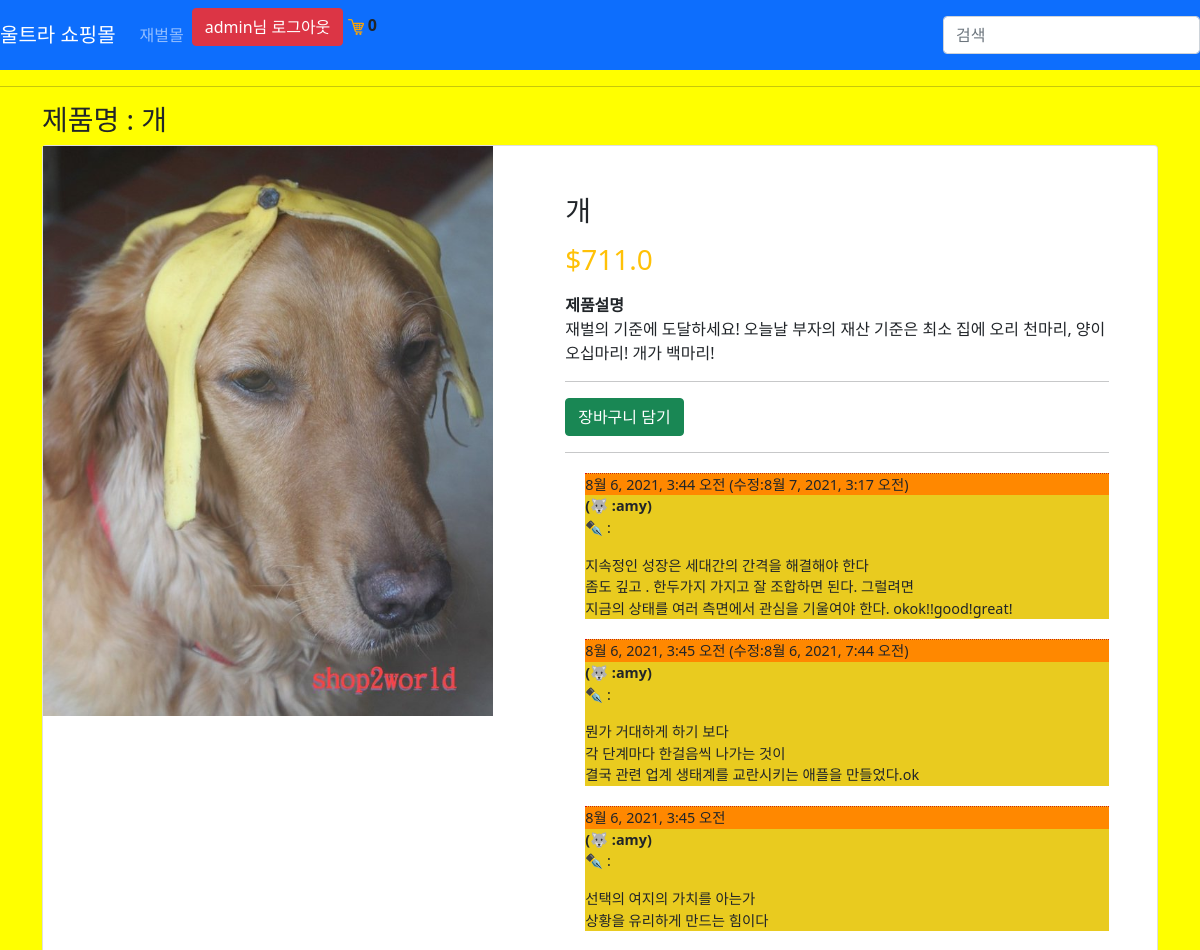
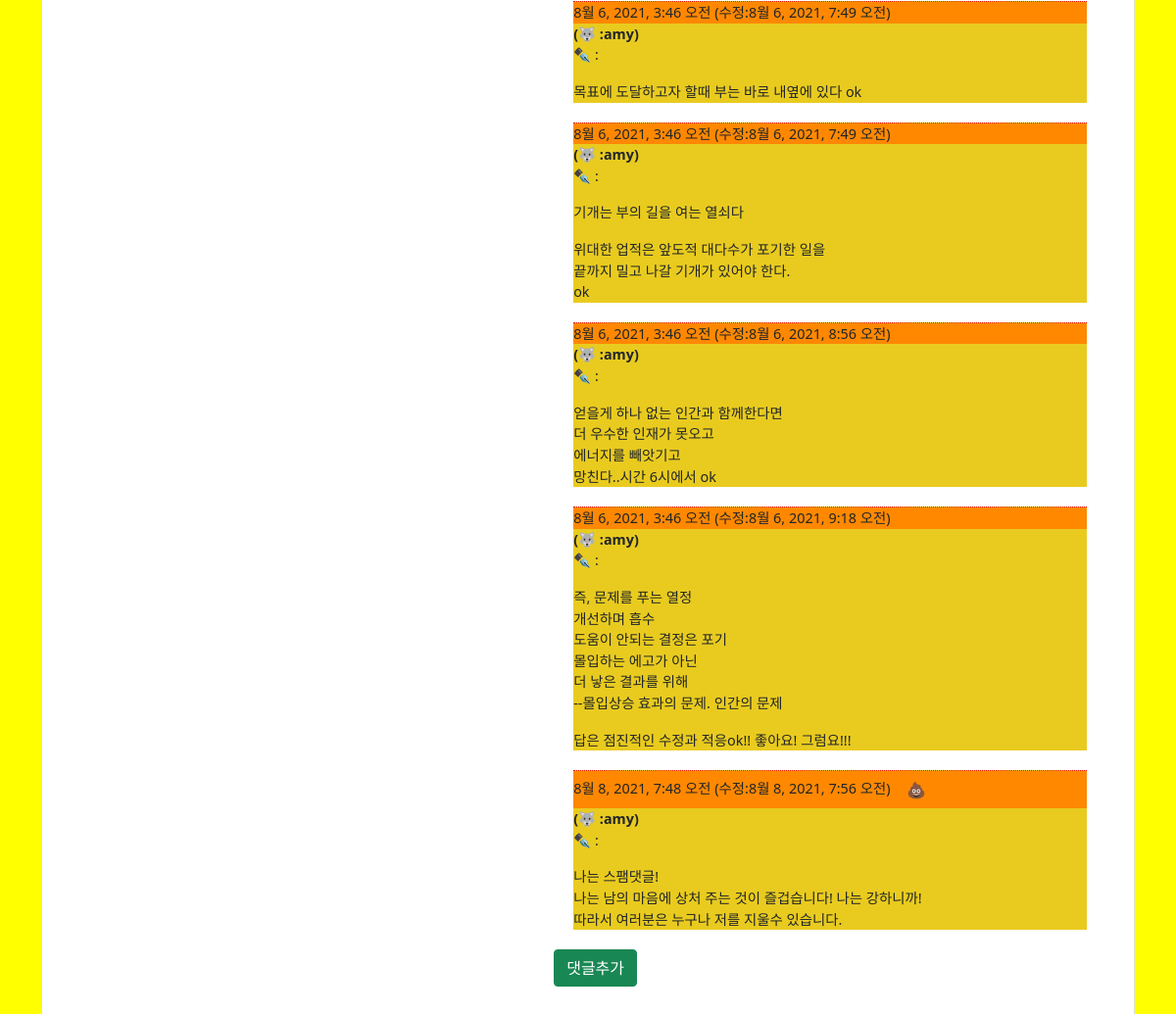
The page /product/1/ (signed in) on the database its author committed (2 pictures, top to bottom).
### store/models.py (models this page shows, shortened)
class Order(models.Model):
    customer = models.ForeignKey(
        Customer, on_delete=models.SET_NULL, blank=True, null=True)
    dated_ordered = models.DateTimeField(auto_now_add=True)
    complete = models.BooleanField(default=False, null=True, blank=True)
    transation_id = models.CharField(max_length=200, null=True)
    def get_cart_items(self):
        orderitems = self.orderitem_set.all()
        total = sum([item.quantity for item in orderitems])
        return total

class Product(models.Model):
    name = models.CharField(max_length=200)
    description = models.CharField(max_length=200)
    price = models.FloatField()
    digital = models.BooleanField(default=False, null=True, blank=True)
    image = models.ImageField(null=True, blank=True)
    @property
    def imageURL(self):
        try:
            url = self.image.url
        except:
            url = ''
        return url

class Comment(models.Model):
    product = models.ForeignKey(Product, related_name='comments', on_delete=models.CASCADE )
    author = models.ForeignKey(User, on_delete=models.CASCADE)
    text = models.TextField()
    created_date = models.DateTimeField(default=timezone.now)
    modify_date = models.DateTimeField(null=True, blank=True)
    approved_comment = models.BooleanField(default=True)

### store/views.py (the view)
# urls.py: path('product/<int:pk>/', views.ProductDetailView.as_view(), name="product_detail"),
class ProductDetailView(DetailView):
    template_name = "store/product_detail.html"
    queryset = Product.objects.all()
    def get_context_data(self, **kwargs):
        context = super().get_context_data(**kwargs)
        Data = 장바구니데이타(self.request)
        cartItems = Data['cartItems']
        context['cartItems'] = cartItems
        return context

### store/쿠키처리.py (called while the page is built)
def 장바구니데이타(request):
    if request.user.is_authenticated:
        customer = request.user.customer
        order, created = Order.objects.get_or_create(customer=customer, complete=False)
        items = order.orderitem_set.all()
        cartItems = order.get_cart_items
    else:
        CookieData = 쿠키장바구니(request)
        cartItems = CookieData['cartItems']
        order = CookieData['order']
        items = CookieData['items']
    return{'items': items, 'order':order, 'cartItems': cartItems}

### store/templates/store/product_detail.html (shortened to what this page needs)
{% extends 'store/메인.html'%}
{% load static %}
{% block content %}
<h3>제품명 : {{ product.name }}</h3>
<div class="card">
	<div class="row">
		<aside class="col-sm-5 border-right">
      <article class="gallery-wrap">
      <div class="img-big-wrap">
        <div> <a href="#"><img src="{{ product.imageURL }}" class="img-fluid"></a></div>
      </div>
      </article>
          </aside>
          <aside class="col-sm-7">
      <article class="card-body p-5">
        <h3 class="title mb-3">{{ product.name }}</h3>
      <p class="price-detail-wrap">
        <span class="price h3 text-warning">
          <span class="currency">$</span><span class="num">{{ product.price }}</span>
        </span>
      </p>
      <dl class="item-property">
        <dt>제품설명</dt>
        <dd><p>{{ product.description }} </p></dd>
      </dl>
        <hr>
        <button data-product={{product.id}} data-action="add" class="btn btn-success 장바구니업데이트">장바구니 담기</button>
    <hr>
  {% for comment in product.comments.all %}
    {% if user.is_authenticated or comment.approved_comment %}
    <div class="comment">
        <div class="editcomment">
            {{ comment.created_date }}
              {% if comment.modify_date %}
              (수정:{{ comment.modify_date }})
              {% endif %}
            {% if not comment.approved_comment %}
                <a class="btn btn-default" href="{% url 'comment_remove' pk=comment.pk %}">💩</a>
            {% endif %}
        </div>
        <strong>(🐺 :{{ comment.author }})</strong>
        <p>✒️ :{{ comment.text|linebreaks }}</p>
    </div>
    {% endif %}
  {% empty %}
    <p>앙직 댓글이 없어요~~</p>
{% endfor %}
{% if user.is_authenticated %}
      <a class="btn btn-success" href="{% url 'add_comment' pk=product.pk %}">댓글추가</a>
{% else %}
<a href="{% url 'login' %}" class="btn btn-danger">로그인 후 댓글 달기</a>
{% endif %}
          </article>
          </aside>
        </div>
      </div>
      </div>
{% endblock content %}

### store/templates/store/메인.html (shortened to what this page needs)
<!DOCTYPE html>
{% load static %}
<html>
    <head>
        <link href="https://cdn.jsdelivr.net/npm/bootstrap@5.0.2/dist/css/bootstrap.min.css" rel="stylesheet">
        <link rel="stylesheet" type ="text/css" href="{% static 'css/main.css' %}">
    </head>
    <body>
        <nav class="navbar navbar-expand-lg navbar-dark bg-primary">
            <a class="navbar-brand" href="{% url 'store' %}">울트라 쇼핑몰</a>
            <div class="collapse navbar-collapse" id="navbarSupportedContent">
                <ul class="navbar-nav mr-auto">
                <li class="nav-item active">
                    <a class="nav-link" href="{% url 'add_product' %}">재벌몰</a>
                </li>
                </ul>
                <div class="form-inline my-2 my-lg-0">
                    {% if user.is_authenticated %}
                    <a href="{% url 'logout' %}" class="btn btn-danger">{{user.username}}님 로그아웃</a>
                    {% else %}
                    <a href="{% url 'login' %}" class="btn btn-danger">로그인</a>
                    <a href="{% url 'register' %}" class="btn btn-danger">가입</a>
                    {% endif %}
                    <a href ="{% url 'cart' %}">
                        <img src="{% static 'images/shopping-cart-16.png'%}">
                    </a>
                    <b>{{cartItems}}</b></p>
                </div>
            </div>
        <form class="form-inline" action="{% url 'search:searchResult' %}" method="get">
            <input class="form-control mr-sm-2" type="search" placeholder="검색" name="kw">
        </form>
        </nav>
        <hr>
        <div class="container">
            <p>
            {% block content %}
            {% endblock content %}
    </body>
</html>

### static/css/main.css (style rules this page uses)
body { background-color: yellow; }
.comment { border-top:dotted 1px rgb(223, 12, 12); font-size:0.9em; margin: 20px 0px 20px 20px; background-color: rgb(233, 203, 31); }
.editcomment { background-color: rgb(255, 136, 0); }

### rows shown on the page
Order: id "0"
Product: name "개", imageURL (picture), price "711.0", description "재벌의 기준에 도달하세요! 오늘날 부자의 재산 기준은 최소 집에 오리 천마리, 양이 오십마리! 개가 백마리!"
Comment: created_date "8월 6, 2021, 3:44 오전", modify_date "8월 7, 2021, 3:17 오전", author "amy", text "지속정인 성장은 세대간의 간격을 해결해야 한다 좀도 깊고 . 한두가지 가지고 잘 조합하면 된다. 그럴려면 지금의 상태를 여러 측면에서 관심을 기울여야 한다. okok!!good!great!"
Comment: created_date "8월 6, 2021, 3:45 오전", modify_date "8월 6, 2021, 7:44 오전", author "amy", text "뭔가 거대하게 하기 보다 각 단계마다 한걸음씩 나가는 것이 결국 관련 업계 생태계를 교란시키는 애플을 만들었다.ok"
Comment: created_date "8월 6, 2021, 3:45 오전", author "amy", text "선택의 여지의 가치를 아는가 상황을 유리하게 만드는 힘이다"
Comment: created_date "8월 6, 2021, 3:46 오전", modify_date "8월 6, 2021, 7:49 오전", author "amy", text "목표에 도달하고자 할때 부는 바로 내옆에 있다 ok"
Comment: created_date "8월 6, 2021, 3:46 오전", modify_date "8월 6, 2021, 7:49 오전", author "amy", text "기개는 부의 길을 여는 열쇠다 위대한 업적은 앞도적 대다수가 포기한 일을 끝까지 밀고 나갈 기개가 있어야 한다. ok"
Comment: created_date "8월 6, 2021, 3:46 오전", modify_date "8월 6, 2021, 8:56 오전", author "amy", text "얻을게 하나 없는 인간과 함께한다면 더 우수한 인재가 못오고 에너지를 빼앗기고 망친다..시간 6시에서 ok"
Comment: created_date "8월 6, 2021, 3:46 오전", modify_date "8월 6, 2021, 9:18 오전", author "amy", text "즉, 문제를 푸는 열정 개선하며 흡수 도움이 안되는 결정은 포기 몰입하는 에고가 아닌 더 낳은 결과를 위해 --몰입상승 효과의 문제. 인간의 문제 답은 점진적인 수정과 적응ok!! 좋아요! 그럼요!!!"
Comment: created_date "8월 8, 2021, 7:48 오전", modify_date "8월 8, 2021, 7:56 오전", author "amy", text "나는 스팸댓글! 나는 남의 마음에 상처 주는 것이 즐겁습니다! 나는 강하니까! 따라서 여러분은 누구나 저를 지울수 있습니다."

### other values the page prints
{{ user.username }} "admin"
